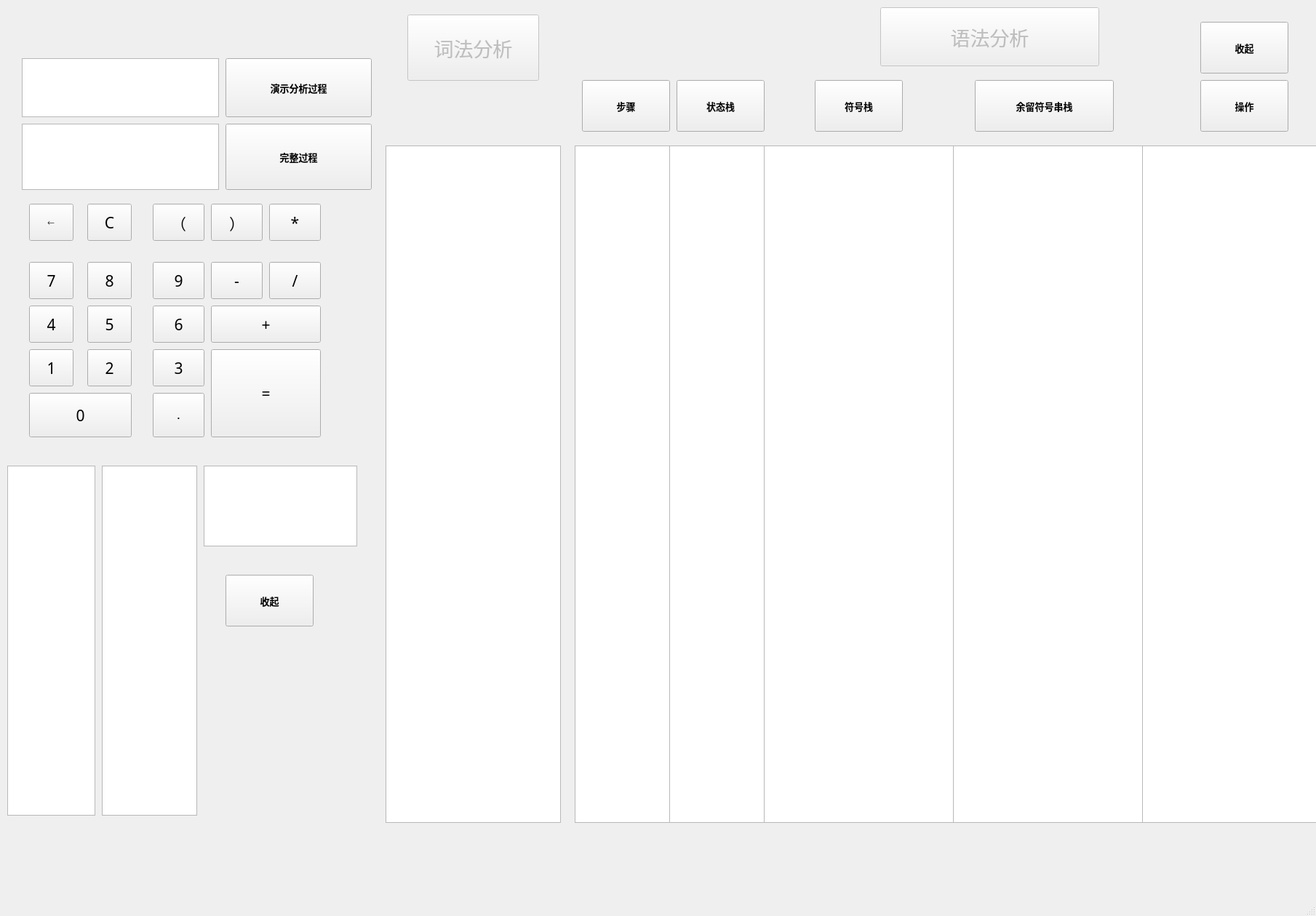
<?xml version="1.0" encoding="UTF-8"?>
<ui version="4.0">
 <class>MainWindow</class>
 <widget class="QMainWindow" name="MainWindow">
  <property name="geometry">
   <rect>
    <x>0</x>
    <y>0</y>
    <width>1809</width>
    <height>1259</height>
   </rect>
  </property>
  <property name="windowTitle">
   <string>MainWindow</string>
  </property>
  <widget class="QWidget" name="centralwidget">
   <widget class="QTextEdit" name="word">
    <property name="geometry">
     <rect>
      <x>530</x>
      <y>200</y>
      <width>241</width>
      <height>931</height>
     </rect>
    </property>
    <property name="font">
     <font>
      <family>Adobe Devanagari</family>
      <pointsize>12</pointsize>
     </font>
    </property>
    <property name="html">
     <string>&lt;!DOCTYPE HTML PUBLIC &quot;-//W3C//DTD HTML 4.0//EN&quot; &quot;http://www.w3.org/TR/REC-html40/strict.dtd&quot;&gt;
&lt;html&gt;&lt;head&gt;&lt;meta name=&quot;qrichtext&quot; content=&quot;1&quot; /&gt;&lt;style type=&quot;text/css&quot;&gt;
p, li { white-space: pre-wrap; }
&lt;/style&gt;&lt;/head&gt;&lt;body style=&quot; font-family:'Adobe Devanagari'; font-size:12pt; font-weight:400; font-style:normal;&quot;&gt;
&lt;p style=&quot;-qt-paragraph-type:empty; margin-top:0px; margin-bottom:0px; margin-left:0px; margin-right:0px; -qt-block-indent:0; text-indent:0px; font-size:20pt;&quot;&gt;&lt;br /&gt;&lt;/p&gt;&lt;/body&gt;&lt;/html&gt;</string>
    </property>
   </widget>
   <widget class="QTextEdit" name="marker">
    <property name="geometry">
     <rect>
      <x>1050</x>
      <y>200</y>
      <width>261</width>
      <height>931</height>
     </rect>
    </property>
    <property name="font">
     <font>
      <family>Adobe Devanagari</family>
      <pointsize>12</pointsize>
     </font>
    </property>
    <property name="html">
     <string>&lt;!DOCTYPE HTML PUBLIC &quot;-//W3C//DTD HTML 4.0//EN&quot; &quot;http://www.w3.org/TR/REC-html40/strict.dtd&quot;&gt;
&lt;html&gt;&lt;head&gt;&lt;meta name=&quot;qrichtext&quot; content=&quot;1&quot; /&gt;&lt;style type=&quot;text/css&quot;&gt;
p, li { white-space: pre-wrap; }
&lt;/style&gt;&lt;/head&gt;&lt;body style=&quot; font-family:'Adobe Devanagari'; font-size:12pt; font-weight:400; font-style:normal;&quot;&gt;
&lt;p style=&quot;-qt-paragraph-type:empty; margin-top:0px; margin-bottom:0px; margin-left:0px; margin-right:0px; -qt-block-indent:0; text-indent:0px; font-size:20pt;&quot;&gt;&lt;br /&gt;&lt;/p&gt;&lt;/body&gt;&lt;/html&gt;</string>
    </property>
   </widget>
   <widget class="QPushButton" name="analysis">
    <property name="geometry">
     <rect>
      <x>310</x>
      <y>170</y>
      <width>201</width>
      <height>91</height>
     </rect>
    </property>
    <property name="font">
     <font>
      <family>Arial Black</family>
      <pointsize>10</pointsize>
      <weight>75</weight>
      <bold>true</bold>
     </font>
    </property>
    <property name="text">
     <string>完整过程</string>
    </property>
   </widget>
   <widget class="QPushButton" name="pushButton">
    <property name="enabled">
     <bool>false</bool>
    </property>
    <property name="geometry">
     <rect>
      <x>560</x>
      <y>20</y>
      <width>181</width>
      <height>91</height>
     </rect>
    </property>
    <property name="font">
     <font>
      <family>Adobe Devanagari</family>
      <pointsize>20</pointsize>
     </font>
    </property>
    <property name="text">
     <string>词法分析</string>
    </property>
   </widget>
   <widget class="QPushButton" name="pushButton_2">
    <property name="enabled">
     <bool>false</bool>
    </property>
    <property name="geometry">
     <rect>
      <x>1210</x>
      <y>10</y>
      <width>301</width>
      <height>81</height>
     </rect>
    </property>
    <property name="font">
     <font>
      <family>Adobe Devanagari</family>
      <pointsize>20</pointsize>
     </font>
    </property>
    <property name="text">
     <string>语法分析</string>
    </property>
   </widget>
   <widget class="QTextEdit" name="stringleft">
    <property name="geometry">
     <rect>
      <x>1310</x>
      <y>200</y>
      <width>261</width>
      <height>931</height>
     </rect>
    </property>
    <property name="font">
     <font>
      <family>Adobe Devanagari</family>
      <pointsize>12</pointsize>
     </font>
    </property>
    <property name="html">
     <string>&lt;!DOCTYPE HTML PUBLIC &quot;-//W3C//DTD HTML 4.0//EN&quot; &quot;http://www.w3.org/TR/REC-html40/strict.dtd&quot;&gt;
&lt;html&gt;&lt;head&gt;&lt;meta name=&quot;qrichtext&quot; content=&quot;1&quot; /&gt;&lt;style type=&quot;text/css&quot;&gt;
p, li { white-space: pre-wrap; }
&lt;/style&gt;&lt;/head&gt;&lt;body style=&quot; font-family:'Adobe Devanagari'; font-size:12pt; font-weight:400; font-style:normal;&quot;&gt;
&lt;p style=&quot;-qt-paragraph-type:empty; margin-top:0px; margin-bottom:0px; margin-left:0px; margin-right:0px; -qt-block-indent:0; text-indent:0px; font-size:20pt;&quot;&gt;&lt;br /&gt;&lt;/p&gt;&lt;/body&gt;&lt;/html&gt;</string>
    </property>
   </widget>
   <widget class="QTextEdit" name="oper">
    <property name="geometry">
     <rect>
      <x>1570</x>
      <y>200</y>
      <width>261</width>
      <height>931</height>
     </rect>
    </property>
    <property name="font">
     <font>
      <family>Adobe Devanagari</family>
      <pointsize>12</pointsize>
     </font>
    </property>
    <property name="html">
     <string>&lt;!DOCTYPE HTML PUBLIC &quot;-//W3C//DTD HTML 4.0//EN&quot; &quot;http://www.w3.org/TR/REC-html40/strict.dtd&quot;&gt;
&lt;html&gt;&lt;head&gt;&lt;meta name=&quot;qrichtext&quot; content=&quot;1&quot; /&gt;&lt;style type=&quot;text/css&quot;&gt;
p, li { white-space: pre-wrap; }
&lt;/style&gt;&lt;/head&gt;&lt;body style=&quot; font-family:'Adobe Devanagari'; font-size:12pt; font-weight:400; font-style:normal;&quot;&gt;
&lt;p style=&quot;-qt-paragraph-type:empty; margin-top:0px; margin-bottom:0px; margin-left:0px; margin-right:0px; -qt-block-indent:0; text-indent:0px; font-size:20pt;&quot;&gt;&lt;br /&gt;&lt;/p&gt;&lt;/body&gt;&lt;/html&gt;</string>
    </property>
   </widget>
   <widget class="QPushButton" name="pushButton_3">
    <property name="geometry">
     <rect>
      <x>1120</x>
      <y>110</y>
      <width>121</width>
      <height>71</height>
     </rect>
    </property>
    <property name="font">
     <font>
      <family>Arial Black</family>
      <pointsize>10</pointsize>
      <weight>75</weight>
      <bold>true</bold>
     </font>
    </property>
    <property name="text">
     <string>符号栈</string>
    </property>
   </widget>
   <widget class="QPushButton" name="pushButton_4">
    <property name="geometry">
     <rect>
      <x>1340</x>
      <y>110</y>
      <width>191</width>
      <height>71</height>
     </rect>
    </property>
    <property name="font">
     <font>
      <family>Arial Black</family>
      <pointsize>10</pointsize>
      <weight>75</weight>
      <bold>true</bold>
     </font>
    </property>
    <property name="text">
     <string>余留符号串栈</string>
    </property>
   </widget>
   <widget class="QPushButton" name="pushButton_5">
    <property name="geometry">
     <rect>
      <x>1650</x>
      <y>110</y>
      <width>121</width>
      <height>71</height>
     </rect>
    </property>
    <property name="font">
     <font>
      <family>Arial Black</family>
      <pointsize>10</pointsize>
      <weight>75</weight>
      <bold>true</bold>
     </font>
    </property>
    <property name="text">
     <string>操作</string>
    </property>
   </widget>
   <widget class="QTextEdit" name="state">
    <property name="geometry">
     <rect>
      <x>920</x>
      <y>200</y>
      <width>131</width>
      <height>931</height>
     </rect>
    </property>
    <property name="font">
     <font>
      <family>Adobe Devanagari</family>
      <pointsize>12</pointsize>
     </font>
    </property>
    <property name="html">
     <string>&lt;!DOCTYPE HTML PUBLIC &quot;-//W3C//DTD HTML 4.0//EN&quot; &quot;http://www.w3.org/TR/REC-html40/strict.dtd&quot;&gt;
&lt;html&gt;&lt;head&gt;&lt;meta name=&quot;qrichtext&quot; content=&quot;1&quot; /&gt;&lt;style type=&quot;text/css&quot;&gt;
p, li { white-space: pre-wrap; }
&lt;/style&gt;&lt;/head&gt;&lt;body style=&quot; font-family:'Adobe Devanagari'; font-size:12pt; font-weight:400; font-style:normal;&quot;&gt;
&lt;p style=&quot;-qt-paragraph-type:empty; margin-top:0px; margin-bottom:0px; margin-left:0px; margin-right:0px; -qt-block-indent:0; text-indent:0px; font-size:20pt;&quot;&gt;&lt;br /&gt;&lt;/p&gt;&lt;/body&gt;&lt;/html&gt;</string>
    </property>
   </widget>
   <widget class="QPushButton" name="pushButton_6">
    <property name="geometry">
     <rect>
      <x>930</x>
      <y>110</y>
      <width>121</width>
      <height>71</height>
     </rect>
    </property>
    <property name="font">
     <font>
      <family>Arial Black</family>
      <pointsize>10</pointsize>
      <weight>75</weight>
      <bold>true</bold>
     </font>
    </property>
    <property name="text">
     <string>状态栈</string>
    </property>
   </widget>
   <widget class="QPushButton" name="pushButton_7">
    <property name="geometry">
     <rect>
      <x>800</x>
      <y>110</y>
      <width>121</width>
      <height>71</height>
     </rect>
    </property>
    <property name="font">
     <font>
      <family>Arial Black</family>
      <pointsize>10</pointsize>
      <weight>75</weight>
      <bold>true</bold>
     </font>
    </property>
    <property name="text">
     <string>步骤</string>
    </property>
   </widget>
   <widget class="QTextEdit" name="step">
    <property name="geometry">
     <rect>
      <x>790</x>
      <y>200</y>
      <width>131</width>
      <height>931</height>
     </rect>
    </property>
    <property name="font">
     <font>
      <family>Adobe Devanagari</family>
      <pointsize>12</pointsize>
     </font>
    </property>
    <property name="html">
     <string>&lt;!DOCTYPE HTML PUBLIC &quot;-//W3C//DTD HTML 4.0//EN&quot; &quot;http://www.w3.org/TR/REC-html40/strict.dtd&quot;&gt;
&lt;html&gt;&lt;head&gt;&lt;meta name=&quot;qrichtext&quot; content=&quot;1&quot; /&gt;&lt;style type=&quot;text/css&quot;&gt;
p, li { white-space: pre-wrap; }
&lt;/style&gt;&lt;/head&gt;&lt;body style=&quot; font-family:'Adobe Devanagari'; font-size:12pt; font-weight:400; font-style:normal;&quot;&gt;
&lt;p style=&quot;-qt-paragraph-type:empty; margin-top:0px; margin-bottom:0px; margin-left:0px; margin-right:0px; -qt-block-indent:0; text-indent:0px; font-size:20pt;&quot;&gt;&lt;br /&gt;&lt;/p&gt;&lt;/body&gt;&lt;/html&gt;</string>
    </property>
   </widget>
   <widget class="QPushButton" name="btn2">
    <property name="geometry">
     <rect>
      <x>120</x>
      <y>480</y>
      <width>61</width>
      <height>51</height>
     </rect>
    </property>
    <property name="font">
     <font>
      <family>Adobe Devanagari</family>
      <pointsize>16</pointsize>
     </font>
    </property>
    <property name="text">
     <string>2</string>
    </property>
   </widget>
   <widget class="QPushButton" name="btn0">
    <property name="geometry">
     <rect>
      <x>40</x>
      <y>540</y>
      <width>141</width>
      <height>61</height>
     </rect>
    </property>
    <property name="font">
     <font>
      <family>Adobe Devanagari</family>
      <pointsize>16</pointsize>
     </font>
    </property>
    <property name="text">
     <string>0</string>
    </property>
   </widget>
   <widget class="QPushButton" name="btnMuti">
    <property name="geometry">
     <rect>
      <x>370</x>
      <y>280</y>
      <width>71</width>
      <height>51</height>
     </rect>
    </property>
    <property name="font">
     <font>
      <family>Adobe Devanagari</family>
      <pointsize>16</pointsize>
     </font>
    </property>
    <property name="text">
     <string>*</string>
    </property>
   </widget>
   <widget class="QPushButton" name="btn7">
    <property name="geometry">
     <rect>
      <x>40</x>
      <y>360</y>
      <width>61</width>
      <height>51</height>
     </rect>
    </property>
    <property name="font">
     <font>
      <family>Adobe Devanagari</family>
      <pointsize>16</pointsize>
     </font>
    </property>
    <property name="text">
     <string>7</string>
    </property>
   </widget>
   <widget class="QPushButton" name="btnBack">
    <property name="geometry">
     <rect>
      <x>40</x>
      <y>280</y>
      <width>61</width>
      <height>51</height>
     </rect>
    </property>
    <property name="font">
     <font>
      <family>黑体</family>
      <pointsize>9</pointsize>
      <weight>9</weight>
      <italic>false</italic>
      <bold>false</bold>
     </font>
    </property>
    <property name="styleSheet">
     <string notr="true">font: 75 9pt &quot;黑体&quot;;</string>
    </property>
    <property name="text">
     <string>←</string>
    </property>
   </widget>
   <widget class="QPushButton" name="btnSub">
    <property name="geometry">
     <rect>
      <x>290</x>
      <y>360</y>
      <width>71</width>
      <height>51</height>
     </rect>
    </property>
    <property name="font">
     <font>
      <family>Adobe Devanagari</family>
      <pointsize>16</pointsize>
     </font>
    </property>
    <property name="text">
     <string>-</string>
    </property>
   </widget>
   <widget class="QPushButton" name="btn5">
    <property name="geometry">
     <rect>
      <x>120</x>
      <y>420</y>
      <width>61</width>
      <height>51</height>
     </rect>
    </property>
    <property name="font">
     <font>
      <family>Adobe Devanagari</family>
      <pointsize>16</pointsize>
     </font>
    </property>
    <property name="text">
     <string>5</string>
    </property>
   </widget>
   <widget class="QPushButton" name="btnDivi">
    <property name="geometry">
     <rect>
      <x>370</x>
      <y>360</y>
      <width>71</width>
      <height>51</height>
     </rect>
    </property>
    <property name="font">
     <font>
      <family>Adobe Devanagari</family>
      <pointsize>16</pointsize>
     </font>
    </property>
    <property name="text">
     <string>/</string>
    </property>
   </widget>
   <widget class="QPushButton" name="btn9">
    <property name="geometry">
     <rect>
      <x>210</x>
      <y>360</y>
      <width>71</width>
      <height>51</height>
     </rect>
    </property>
    <property name="font">
     <font>
      <family>Adobe Devanagari</family>
      <pointsize>16</pointsize>
     </font>
    </property>
    <property name="text">
     <string>9</string>
    </property>
   </widget>
   <widget class="QPushButton" name="btnClear">
    <property name="geometry">
     <rect>
      <x>120</x>
      <y>280</y>
      <width>61</width>
      <height>51</height>
     </rect>
    </property>
    <property name="font">
     <font>
      <family>Adobe Devanagari</family>
      <pointsize>16</pointsize>
     </font>
    </property>
    <property name="text">
     <string>C</string>
    </property>
   </widget>
   <widget class="QPushButton" name="btnRight">
    <property name="geometry">
     <rect>
      <x>290</x>
      <y>280</y>
      <width>71</width>
      <height>51</height>
     </rect>
    </property>
    <property name="font">
     <font>
      <family>Adobe Devanagari</family>
      <pointsize>16</pointsize>
     </font>
    </property>
    <property name="text">
     <string>）</string>
    </property>
   </widget>
   <widget class="QPushButton" name="btn4">
    <property name="geometry">
     <rect>
      <x>40</x>
      <y>420</y>
      <width>61</width>
      <height>51</height>
     </rect>
    </property>
    <property name="font">
     <font>
      <family>Adobe Devanagari</family>
      <pointsize>16</pointsize>
     </font>
    </property>
    <property name="text">
     <string>4</string>
    </property>
   </widget>
   <widget class="QPushButton" name="btn6">
    <property name="geometry">
     <rect>
      <x>210</x>
      <y>420</y>
      <width>71</width>
      <height>51</height>
     </rect>
    </property>
    <property name="font">
     <font>
      <family>Adobe Devanagari</family>
      <pointsize>16</pointsize>
     </font>
    </property>
    <property name="text">
     <string>6</string>
    </property>
   </widget>
   <widget class="QPushButton" name="btnEqual">
    <property name="geometry">
     <rect>
      <x>290</x>
      <y>480</y>
      <width>151</width>
      <height>121</height>
     </rect>
    </property>
    <property name="font">
     <font>
      <family>Adobe Devanagari</family>
      <pointsize>16</pointsize>
     </font>
    </property>
    <property name="text">
     <string>=</string>
    </property>
   </widget>
   <widget class="QPushButton" name="btn3">
    <property name="geometry">
     <rect>
      <x>210</x>
      <y>480</y>
      <width>71</width>
      <height>51</height>
     </rect>
    </property>
    <property name="font">
     <font>
      <family>Adobe Devanagari</family>
      <pointsize>16</pointsize>
     </font>
    </property>
    <property name="text">
     <string>3</string>
    </property>
   </widget>
   <widget class="QPushButton" name="btn8">
    <property name="geometry">
     <rect>
      <x>120</x>
      <y>360</y>
      <width>61</width>
      <height>51</height>
     </rect>
    </property>
    <property name="font">
     <font>
      <family>Adobe Devanagari</family>
      <pointsize>16</pointsize>
     </font>
    </property>
    <property name="text">
     <string>8</string>
    </property>
   </widget>
   <widget class="QPushButton" name="btn1">
    <property name="geometry">
     <rect>
      <x>40</x>
      <y>480</y>
      <width>61</width>
      <height>51</height>
     </rect>
    </property>
    <property name="font">
     <font>
      <family>Adobe Devanagari</family>
      <pointsize>16</pointsize>
     </font>
    </property>
    <property name="text">
     <string>1</string>
    </property>
   </widget>
   <widget class="QPushButton" name="btnLeft">
    <property name="geometry">
     <rect>
      <x>210</x>
      <y>280</y>
      <width>71</width>
      <height>51</height>
     </rect>
    </property>
    <property name="font">
     <font>
      <family>Adobe Devanagari</family>
      <pointsize>16</pointsize>
     </font>
    </property>
    <property name="text">
     <string>（</string>
    </property>
   </widget>
   <widget class="QPushButton" name="btnAdd">
    <property name="geometry">
     <rect>
      <x>290</x>
      <y>420</y>
      <width>151</width>
      <height>51</height>
     </rect>
    </property>
    <property name="font">
     <font>
      <family>Adobe Devanagari</family>
      <pointsize>16</pointsize>
     </font>
    </property>
    <property name="text">
     <string>+</string>
    </property>
   </widget>
   <widget class="QTextBrowser" name="input">
    <property name="geometry">
     <rect>
      <x>30</x>
      <y>80</y>
      <width>271</width>
      <height>81</height>
     </rect>
    </property>
    <property name="font">
     <font>
      <family>Adobe Devanagari</family>
      <pointsize>16</pointsize>
     </font>
    </property>
    <property name="html">
     <string>&lt;!DOCTYPE HTML PUBLIC &quot;-//W3C//DTD HTML 4.0//EN&quot; &quot;http://www.w3.org/TR/REC-html40/strict.dtd&quot;&gt;
&lt;html&gt;&lt;head&gt;&lt;meta name=&quot;qrichtext&quot; content=&quot;1&quot; /&gt;&lt;style type=&quot;text/css&quot;&gt;
p, li { white-space: pre-wrap; }
&lt;/style&gt;&lt;/head&gt;&lt;body style=&quot; font-family:'Adobe Devanagari'; font-size:16pt; font-weight:400; font-style:normal;&quot;&gt;
&lt;p style=&quot;-qt-paragraph-type:empty; margin-top:0px; margin-bottom:0px; margin-left:0px; margin-right:0px; -qt-block-indent:0; text-indent:0px; font-size:20pt;&quot;&gt;&lt;br /&gt;&lt;/p&gt;&lt;/body&gt;&lt;/html&gt;</string>
    </property>
   </widget>
   <widget class="QTextBrowser" name="result">
    <property name="geometry">
     <rect>
      <x>30</x>
      <y>170</y>
      <width>271</width>
      <height>91</height>
     </rect>
    </property>
    <property name="font">
     <font>
      <family>Adobe Devanagari</family>
      <pointsize>16</pointsize>
     </font>
    </property>
   </widget>
   <widget class="QPushButton" name="showstep">
    <property name="geometry">
     <rect>
      <x>310</x>
      <y>80</y>
      <width>201</width>
      <height>81</height>
     </rect>
    </property>
    <property name="font">
     <font>
      <family>Arial Black</family>
      <pointsize>10</pointsize>
      <weight>75</weight>
      <bold>true</bold>
     </font>
    </property>
    <property name="text">
     <string>演示分析过程</string>
    </property>
   </widget>
   <widget class="QTextBrowser" name="z_shuzi">
    <property name="geometry">
     <rect>
      <x>10</x>
      <y>640</y>
      <width>121</width>
      <height>481</height>
     </rect>
    </property>
    <property name="font">
     <font>
      <family>Adobe Devanagari</family>
      <pointsize>14</pointsize>
     </font>
    </property>
    <property name="html">
     <string>&lt;!DOCTYPE HTML PUBLIC &quot;-//W3C//DTD HTML 4.0//EN&quot; &quot;http://www.w3.org/TR/REC-html40/strict.dtd&quot;&gt;
&lt;html&gt;&lt;head&gt;&lt;meta name=&quot;qrichtext&quot; content=&quot;1&quot; /&gt;&lt;style type=&quot;text/css&quot;&gt;
p, li { white-space: pre-wrap; }
&lt;/style&gt;&lt;/head&gt;&lt;body style=&quot; font-family:'Adobe Devanagari'; font-size:14pt; font-weight:400; font-style:normal;&quot;&gt;
&lt;p style=&quot;-qt-paragraph-type:empty; margin-top:0px; margin-bottom:0px; margin-left:0px; margin-right:0px; -qt-block-indent:0; text-indent:0px; line-height:10px; font-size:16pt;&quot;&gt;&lt;br /&gt;&lt;/p&gt;&lt;/body&gt;&lt;/html&gt;</string>
    </property>
   </widget>
   <widget class="QTextBrowser" name="z_yufa">
    <property name="geometry">
     <rect>
      <x>140</x>
      <y>640</y>
      <width>131</width>
      <height>481</height>
     </rect>
    </property>
    <property name="font">
     <font>
      <family>Adobe Devanagari</family>
      <pointsize>14</pointsize>
     </font>
    </property>
    <property name="html">
     <string>&lt;!DOCTYPE HTML PUBLIC &quot;-//W3C//DTD HTML 4.0//EN&quot; &quot;http://www.w3.org/TR/REC-html40/strict.dtd&quot;&gt;
&lt;html&gt;&lt;head&gt;&lt;meta name=&quot;qrichtext&quot; content=&quot;1&quot; /&gt;&lt;style type=&quot;text/css&quot;&gt;
p, li { white-space: pre-wrap; }
&lt;/style&gt;&lt;/head&gt;&lt;body style=&quot; font-family:'Adobe Devanagari'; font-size:14pt; font-weight:400; font-style:normal;&quot;&gt;
&lt;p style=&quot;-qt-paragraph-type:empty; margin-top:0px; margin-bottom:0px; margin-left:0px; margin-right:0px; -qt-block-indent:0; text-indent:0px; line-height:20px; font-size:16pt;&quot;&gt;&lt;br /&gt;&lt;/p&gt;&lt;/body&gt;&lt;/html&gt;</string>
    </property>
   </widget>
   <widget class="QTextBrowser" name="z_op">
    <property name="geometry">
     <rect>
      <x>280</x>
      <y>640</y>
      <width>211</width>
      <height>111</height>
     </rect>
    </property>
    <property name="font">
     <font>
      <family>Adobe Devanagari</family>
      <pointsize>12</pointsize>
     </font>
    </property>
   </widget>
   <widget class="QPushButton" name="backinit">
    <property name="geometry">
     <rect>
      <x>310</x>
      <y>790</y>
      <width>121</width>
      <height>71</height>
     </rect>
    </property>
    <property name="font">
     <font>
      <family>Arial Black</family>
      <pointsize>10</pointsize>
      <weight>75</weight>
      <bold>true</bold>
     </font>
    </property>
    <property name="text">
     <string>收起</string>
    </property>
   </widget>
   <widget class="QPushButton" name="pushButton_8">
    <property name="geometry">
     <rect>
      <x>1650</x>
      <y>30</y>
      <width>121</width>
      <height>71</height>
     </rect>
    </property>
    <property name="font">
     <font>
      <family>Arial Black</family>
      <pointsize>10</pointsize>
      <weight>75</weight>
      <bold>true</bold>
     </font>
    </property>
    <property name="text">
     <string>收起</string>
    </property>
   </widget>
   <widget class="QPushButton" name="dot">
    <property name="geometry">
     <rect>
      <x>210</x>
      <y>540</y>
      <width>71</width>
      <height>61</height>
     </rect>
    </property>
    <property name="font">
     <font>
      <family>Arial Black</family>
      <pointsize>10</pointsize>
      <weight>75</weight>
      <bold>true</bold>
     </font>
    </property>
    <property name="text">
     <string>.</string>
    </property>
   </widget>
  </widget>
  <widget class="QMenuBar" name="menubar">
   <property name="geometry">
    <rect>
     <x>0</x>
     <y>0</y>
     <width>1809</width>
     <height>21</height>
    </rect>
   </property>
  </widget>
  <widget class="QStatusBar" name="statusbar"/>
 </widget>
 <resources/>
 <connections/>
</ui>
